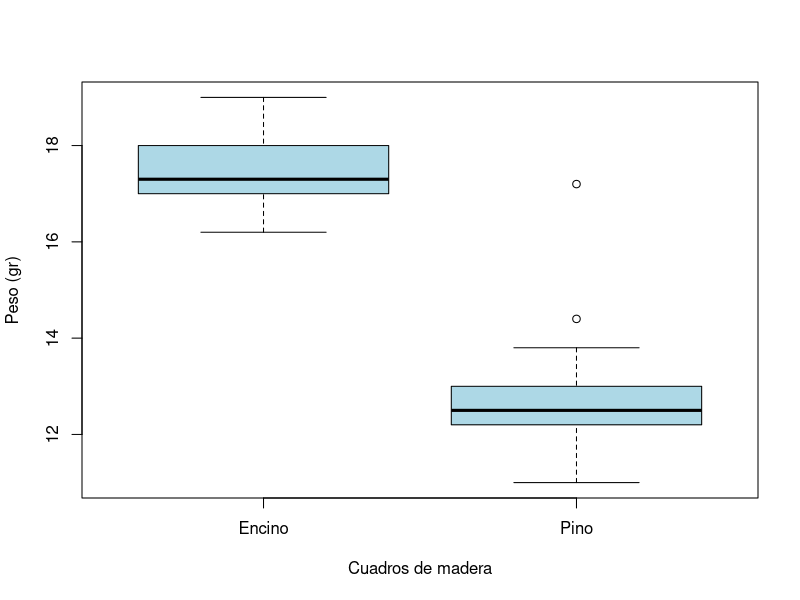

R code for this plot:
# AMANDA
# 24/05/2022
# EXAMEN FINAL


# EJERCICIO 1 -------------------------------------------------------------

madera <- read.csv("CLASES/BD_madera_2x2x5.csv", header = T)
library(dplyr)


# media del peso de sp pino
pino <- madera %>%
  filter(Sp=="Pino")
mean(pino$Peso_gr)

# media del peso de sp encino
encino <- madera %>%
  filter(Sp=="Encino")
mean(encino$Peso_gr)

# sumatoria del peso elevada al cuadrado sp pino
sum(pino$Peso_gr^2)

# sumatoria del peso de sp encino
sum(encino$Peso_gr)

# diferencia en gramos que existe entre ambas esecies
en <- mean(encino$Peso_gr)
pn <- mean(pino$Peso_gr)
en - pn

# boxplot del peso de las dos especies
madera$Sp <- as.factor(madera$Sp)

boxplot(madera$Peso_gr ~ madera$Sp, 
        col="lightblue",
        xlab = "Cuadros de madera",
        ylab = "Peso (gr)")
